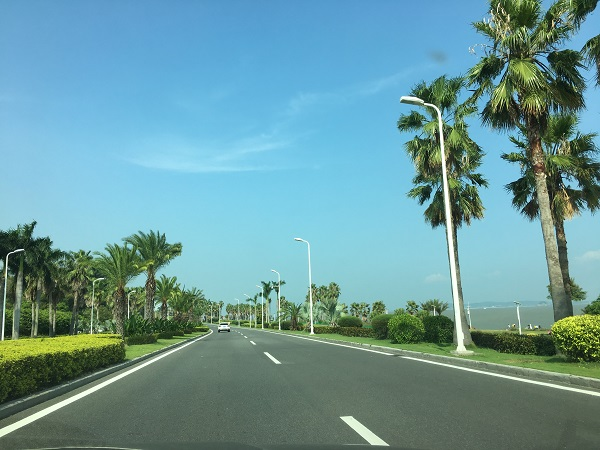
#> input picture images/road.jpg, 600 x 450 px, found by its file name
$ jupyter execute '4-5 Draw2DHist_with_opencv.ipynb'   (shell and % lines are left out)
#> lines starting #> are read from the running program, lines starting #| are printed output that depends on the picture
### **绘制2D直方图**

[cell 1]
# -*- coding:utf-8 -*-
import cv2 as cv
import numpy as np
import sys
import matplotlib
import matplotlib.pyplot as plt
# 设置中文字体
matplotlib.rcParams['font.family'] = 'simhei'
matplotlib.rcParams['axes.unicode_minus'] = False
rootpath = '/home/zomnk/python_ws/02-OpenCV4/images/'

[cell 2]
# 计算前需要将图像由BGR格式转换为HSV格式， H通道取值为[0, 180], S通道取值为[0, 255], V通道值全为255
hsv_map = np.zeros((180, 256, 3), np.uint8)
h, s = np.indices(hsv_map.shape[:2])
hsv_map[:, :, 0] = h
hsv_map[:, :, 1] = s
hsv_map[:, :, 2] = 255
hsv_map = cv.cvtColor(hsv_map, cv.COLOR_HSV2BGR)
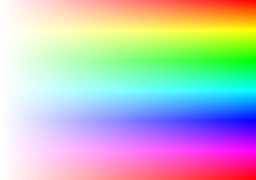
#> hsv_map: shape (180, 256, 3); mean B, G, R 190.8, 190.8, 190.9

[cell 3]
# 读取图像并判断是否读取成功
img = cv.imread(rootpath +'road.jpg')
#> img is the input picture: shape (450, 600, 3); mean B, G, R 155.6, 152.3, 106.2
if img is None:
    print('Failed to read road.jpg')
    sys.exit

[cell 4]
# 将图片从BGR格式转换为HSV格式
image_hsv = cv.cvtColor(img, cv.COLOR_BGR2HSV)
#> image_hsv: shape (450, 600, 3); mean H, S, V 79.1, 96.4, 168
# 计算2D直方图
# histSize为[180，256]，其中180代表H通道，256代表S通道，range为[0, 180, 0 ,256]，0~180代表H通道的取值范围，0~256代表S通道的取值范围
image_hist = cv.calcHist([image_hsv], [0, 1], None, [180, 256], [0, 180, 0 ,256])
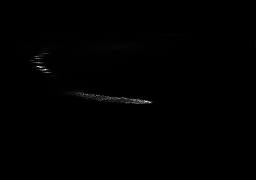
#> image_hist: shape (180, 256) float32; min 0, max 1812, mean 5.9; drawn with min black and max white
# 将计算出的直方图矩阵和创建的hsv_map相乘
result = hsv_map * image_hist[:, :, np.newaxis] / 255.0

[cell 5]
# 绘制直方图并展示
plt.figure(figsize=(12, 4))
plt.subplot(1, 3, 1)
plt.title('原始图像')
plt.imshow(img[:, :, [2, 1, 0]])
plt.subplot(1, 3, 2)
plt.title('HSV颜色底图')
plt.imshow(hsv_map)
plt.subplot(1, 3, 3)
plt.title('2D直方图')
# 采用最临近插值法
plt.imshow(np.uint8(result), interpolation='nearest')
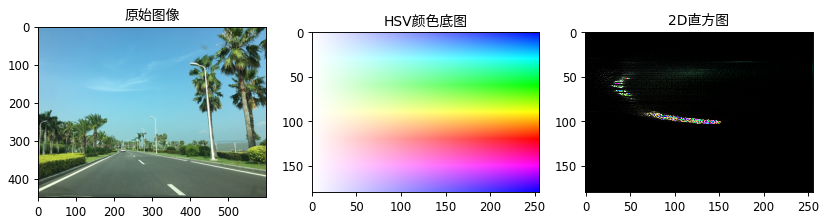
#> figure drawn by matplotlib, 3 panels; B, G, R data is drawn as R, G, B

$ run again, with images/ColorSaltPepperImage.jpg copied over images/road.jpg
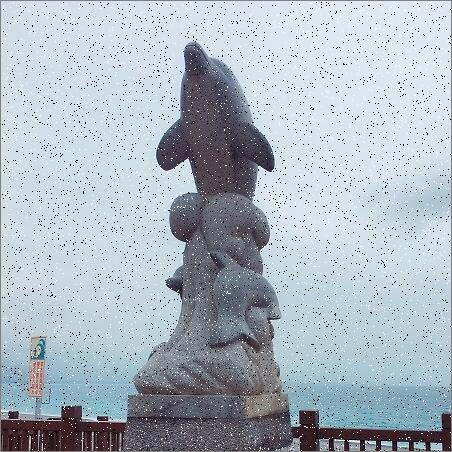
#> input picture images/ColorSaltPepperImage.jpg, 452 x 452 px, found by its file name
#> img is the input picture: shape (452, 452, 3); mean B, G, R 192.2, 182.3, 170.6
#> image_hsv: shape (452, 452, 3); mean H, S, V 107.8, 39.1, 192.9
#> `image_hist = cv.calcHist([image_hsv], [0, 1], None, [180, 256], [0, 18..`:
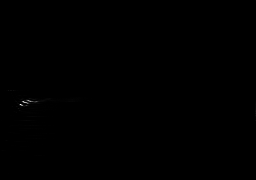
#> image_hist: shape (180, 256) float32; min 0, max 7324, mean 4.4; drawn with min black and max white
#> `[cell 5] # 绘制直方图并展示 plt.figure(figsize=(12, 4)) plt.subplot(1, 3, 1) p..`:
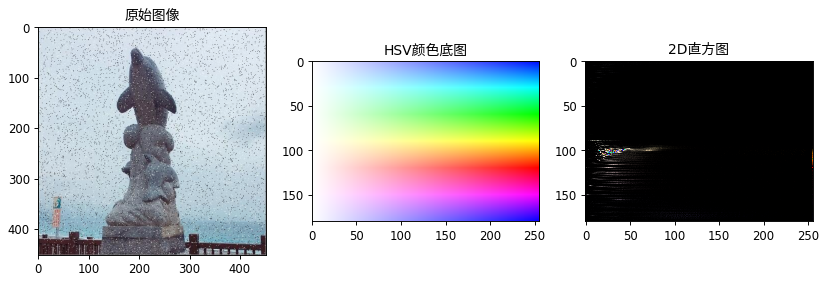
#> figure drawn by matplotlib, 3 panels; B, G, R data is drawn as R, G, B
